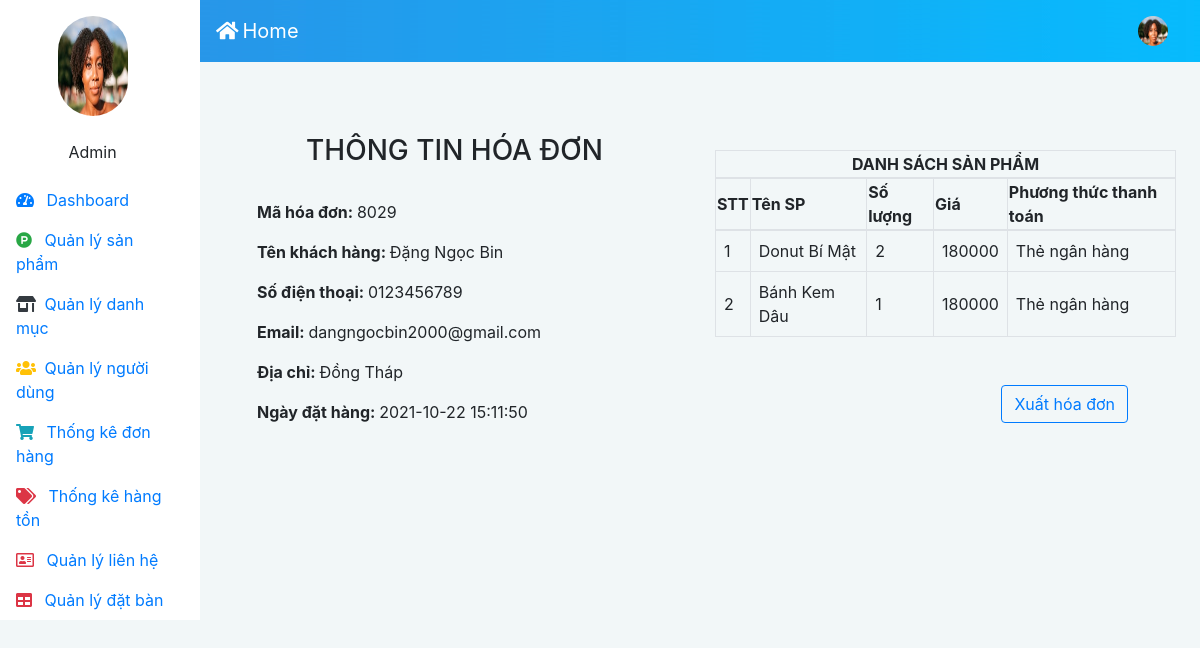
Screenshot of /admin/index.php?quanly=chitietdh&mahd=8029 (signed in) with the database file from the repository.
### tables this page shows
CREATE TABLE `tbl_donhang` (
  `id_donhang` int(11) NOT NULL,
  `id_sanpham` int(11) NOT NULL,
  `soluongban` int(11) NOT NULL,
  `gia` varchar(100) NOT NULL,
  `mahang` varchar(100) NOT NULL,
  `ngaydat` timestamp NOT NULL DEFAULT current_timestamp() ON UPDATE current_timestamp(),
  `tinhtrang` int(11) NOT NULL DEFAULT 0,
  `id_khachhang` int(11) NOT NULL,
  `hoten` varchar(100) NOT NULL,
  `sdt` varchar(100) NOT NULL,
  `email` varchar(100) NOT NULL,
  `diachi` varchar(1000) NOT NULL,
  `pttt` int(11) NOT NULL
);

CREATE TABLE `tbl_sanpham` (
  `id_sanpham` int(11) NOT NULL,
  `ten_sanpham` varchar(100) NOT NULL,
  `soluong` int(11) NOT NULL,
  `chitiet_sanpham` varchar(10000) NOT NULL,
  `gia_sanpham` int(11) NOT NULL,
  `hinhanh` varchar(100) NOT NULL,
  `hienthi` int(11) NOT NULL DEFAULT 0,
  `id_danhmuc` int(11) NOT NULL,
  `hot` int(11) NOT NULL DEFAULT 2,
  `nhanhieu` varchar(100) NOT NULL DEFAULT 'Bin Cake',
  `soluongban` int(11) NOT NULL
);

### admin/include/ds_cthd.php (the view, shortened to what this page needs)
<?php
    $mahd = $_GET['mahd'];
		$result = mysqli_query($con, "SELECT count(mahang) as total from tbl_donhang where mahang = '$mahd'");
		$row = mysqli_fetch_assoc($result);
		$total_records = $row['total'];
		$current_page = isset($_GET['quanly']) ? $_GET['quanly'] : 1;
		$limit = 15;
		$total_page = ceil($total_records / $limit);
		if ($current_page > $total_page){
			$current_page = $total_page;
		}
		else if ($current_page < 1){
			$current_page = 1;
		}
		$start = ($current_page - 1) * $limit;
		$result = mysqli_query($con, "SELECT * FROM tbl_donhang,tbl_sanpham where tbl_donhang.id_sanpham=tbl_sanpham.id_sanpham AND mahang = '$mahd' LIMIT $start, $limit");
		?>
<div class="mt-3">
<table class="table-responsive-sm table-bordered">
    <thead class="thead-light">
		<tr>
			<th colspan="6" class="text-center">DANH SÁCH SẢN PHẨM</th>
		</tr>
      <tr>
        <th>STT</th>
        <th>Tên SP</th>
		<th>Số lượng</th>
		<th>Giá</th>
        <th>Phương thức thanh toán</th>
      </tr>
    </thead>
			<?php
				 $sql="SELECT * FROM tbl_donhang where mahang = '$mahd'";
                $query = mysqli_query($con,$sql);
				$i=1;
				 if(mysqli_num_rows($query)>0)
                {
                    while ($row = mysqli_fetch_assoc($result)){?>
    		<tr>
                <td class='p-2'><?php echo $i;?></td>
                <td class='p-2'><?php echo $row ['ten_sanpham'];?></td>
                <td class='p-2'><?php echo $row ['soluongban'];?></td>
                <td class='p-2'><?php echo $row ['gia'];?></td>
                <td class='p-2'><?php if($row ['pttt'] == 1){
                                            echo "Thẻ ngân hàng";
                                        }
                    ?>
                </td>
            </tr>
            <?php
			$i++;
	    }
	}
?>
</table>
</div>

### admin/include/fr_ChiTietDH.php
<?php
	$mahd = $_GET['mahd'];
	$sql_1 = "SELECT * from tbl_donhang  where mahang = '$mahd'";
	$row_1 = mysqli_query($con,$sql_1);
	$count = mysqli_num_rows($row_1);
	if($count>0){
		$chitiet = mysqli_fetch_array($row_1);
	}
?>
<div class="row">
    <div class="col-md-6 col-12 p-5">
        <form action="index_admin.php?nc=chitiet" method="POST" enctype="multipart/form-data">
            <h3 class="text-center">THÔNG TIN HÓA ĐƠN</h3><br>
            <p><b>Mã hóa đơn: </b><?php echo "$mahd"; ?></p>
            <p><b>Tên khách hàng: </b><?php echo $chitiet['hoten']; ?></p>
            <p><b>Số điện thoại: </b><?php echo $chitiet['sdt']; ?></p>
            <p><b>Email: </b><?php echo $chitiet['email']; ?></p>
            <p><b>Địa chỉ: </b><?php echo $chitiet['diachi']; ?></p>
            <p><b>Ngày đặt hàng: </b><?php echo $chitiet['ngaydat']; ?></p>
        </form>
    </div>
    <div class="col-md-6 col-12 pt-5">
        <?php require("ds_cthd.php");?>
        <div class="text-right mt-5 mr-5">
            <a href="./include/viewhoadon.php?quanly=inhoadon&mahd=<?php echo $mahd;?>"><button type="submit" class="btn btn-outline-primary">Xuất hóa đơn</button></a>
</div>
    </div>
</div>

### admin/public/css/style.css (style rules this page uses)
body { background-color: #f2f7f8; }

### rows the page displays
tbl_donhang: hoten "Đặng Ngọc Bin", sdt "0123456789", email "dangngocbin2000@gmail.com", diachi "Đồng Tháp", ngaydat "2021-10-22 15:11:50", id_sanpham.ten_sanpham "Donut Bí Mật", id_sanpham.soluongban "2", gia "180000", pttt "Thẻ ngân hàng"
tbl_donhang: id_sanpham.ten_sanpham "Bánh Kem Dâu", id_sanpham.soluongban "1", gia "180000", pttt "Thẻ ngân hàng"

### other values shown
$_SESSION['admin'] "Admin"
$mahd "8029"
